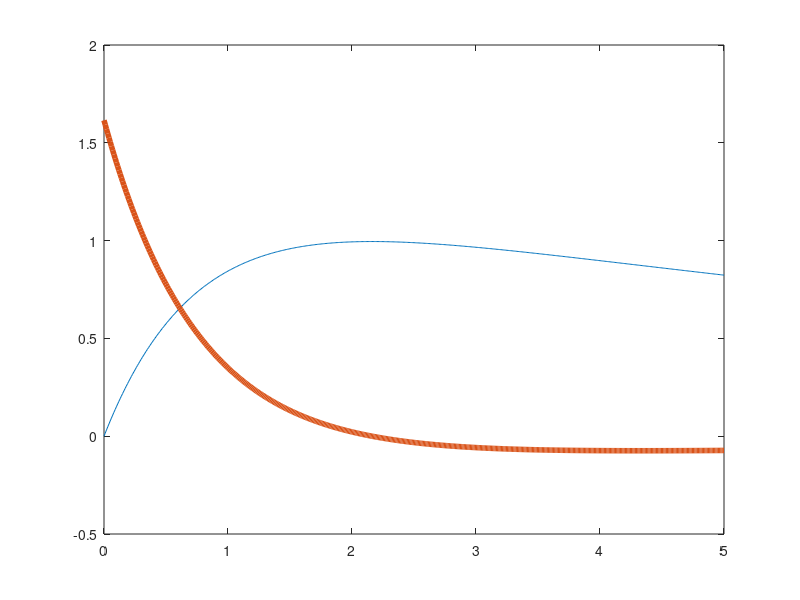

The MATLAB source for this figure:

%%% Problem 1
%%% Implement the Bisection method as we did in the Week 5 Coding Lecture

t = [0 : 0.01 : 5];
c = 1.3 * (exp(-1 * t / 11) - exp(- 4 * t / 3));
dc = 1.3 * (-exp(-t / 11) / 11 + 4 * exp(-4 * t / 3) / 3);
plot(t, c, t, dc, 'linewidth', 4); 

a = 1;
b = 3;
mid = (a + b) / 2;
dc_mid = 1.3 * (-exp(-mid / 11) / 11 + 4 * exp(-4 * mid / 3) / 3);

while abs(dc_mid) >= 1e-8
    
    if dc_mid >= 0
        a = mid;
    elseif dc_mid < 0
        b = mid;
    end
    
    mid = (a + b) / 2;
    dc_mid = 1.3 * (-exp(-mid / 11) / 11 + 4 * exp(-4 * mid / 3) / 3);

end

A1 = mid;
A2 = 1.3 * (exp(-1 * mid / 11) - exp(- 4 * mid / 3));
A3 = 1.3 * (-exp(-mid / 11) / 11 + 4 * exp(-4 * mid / 3) / 3);

%%% Problem 2
%%% Implement Newton's method as we did in the Week 5 Coding Lecture

x = zeros(1, 100);
x(1) = 2;
f = x(1) ^ 2;
df = 2 * x(1);
ddf = 2;

i = 1;
while abs(df) >= 1e-8
    
    x(i + 1) = x(i) - df / ddf;
    
    i = i + 1;
    f = x(i) ^ 2;
    df = 2 * x(i);
    
end

A4 = i; % wrong
A5 = x(i); % correct

x = zeros(1, 1000);
x(1) = 2;
g = x(1) ^ 500;
dg = 500 * x(1) ^ 499;
ddg = 500 * 499 * x(1) ^ 498;

i = 1;
while abs(dg) >= 1e-8
    
    x(i + 1) = x(i) - dg / ddg;
    
    i = i + 1;
    g = x(i) ^ 500;
    dg = 500 * x(i) ^ 499;
    ddg = 500 * 499 * x(i) ^ 498;
    
end

A6 = i;
A7 = x(i);

x = zeros(1, 1000);
x(1) = 2;
h = x(1) ^ 1000;
dh = 1000 * x(1) ^ 999;
ddh = 1000 * 999 * x(1) ^ 998;

i = 1;
while abs(dh) >= 1e-8
    
    x(i + 1) = x(i) - dh / ddh;
    
    i = i + 1;
    h = x(i) ^ 1000;
    dh = 1000 * x(i) ^ 999;
    ddh = 1000 * 999 * x(i) ^ 998;
    
end

A8 = i;
A9 = x(i);
